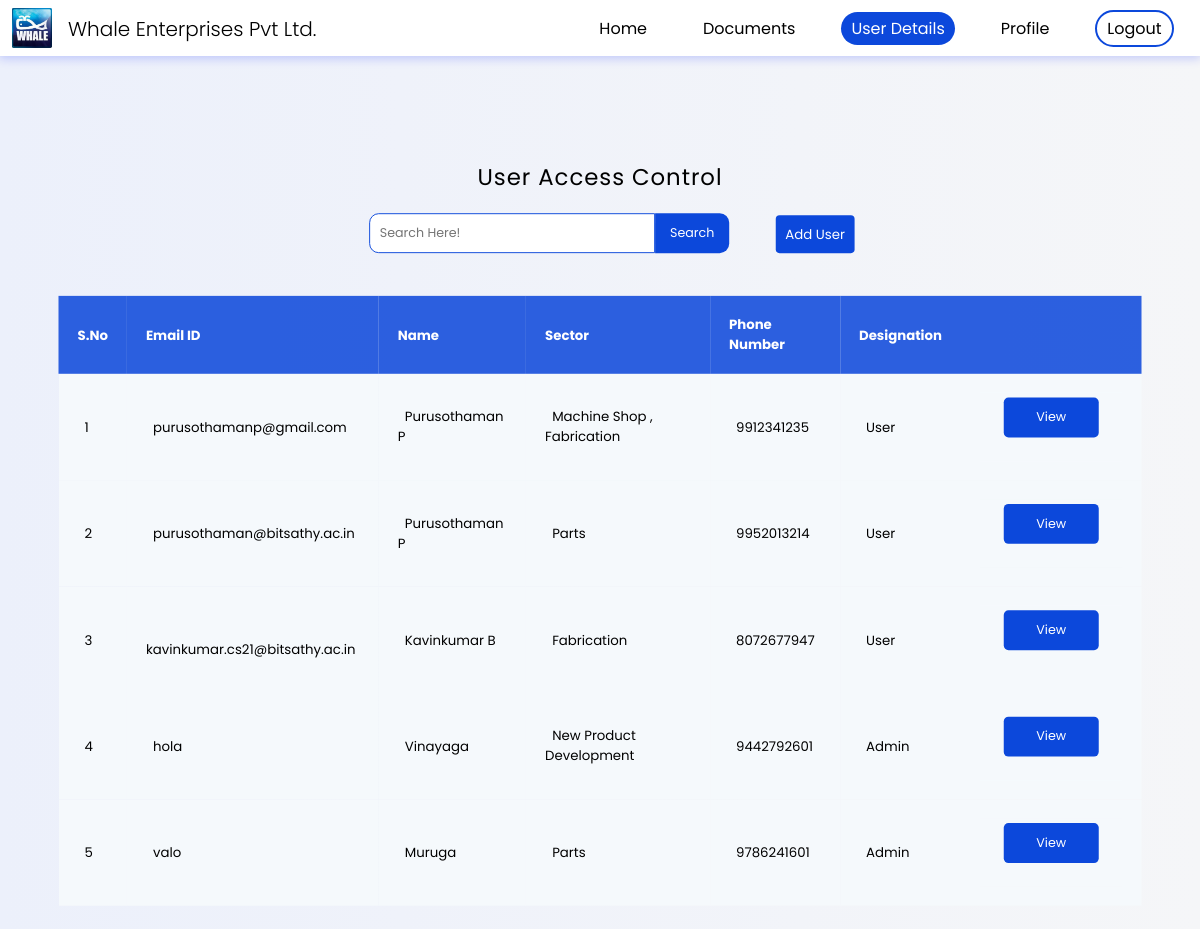
The page /useraccess.php (signed in) on the database as committed earlier.
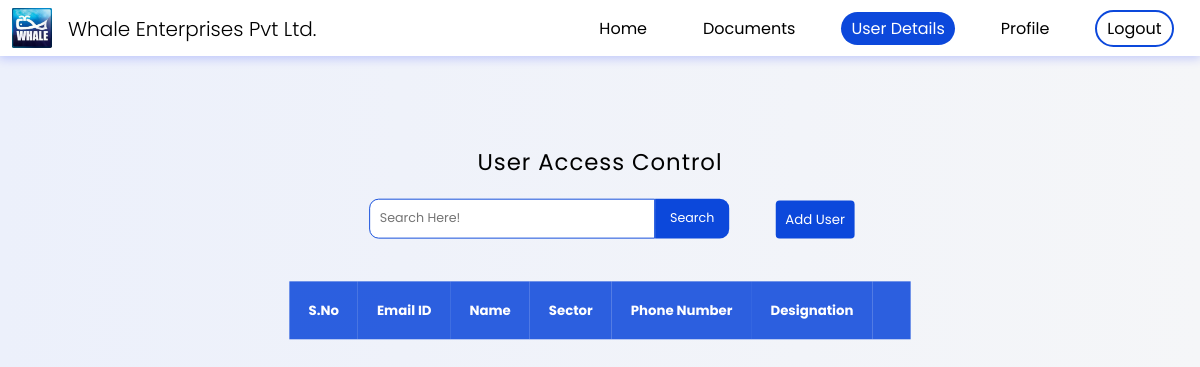
The same page on the database as committed later.
### tables this page shows
CREATE TABLE IF NOT EXISTS `users` (
  `id` int NOT NULL AUTO_INCREMENT,
  `username` varchar(100) NOT NULL,
  `password` varchar(255) NOT NULL,
  `created_at` datetime NOT NULL DEFAULT CURRENT_TIMESTAMP,
  `name` varchar(255) DEFAULT NULL,
  `phone_number` varchar(10) DEFAULT NULL,
  `designation` varchar(255) DEFAULT 'User',
  `code` varchar(10) DEFAULT '0',
  PRIMARY KEY (`id`),
  UNIQUE KEY `username` (`username`)
);

CREATE TABLE IF NOT EXISTS `sectors` (
  `id` int NOT NULL AUTO_INCREMENT,
  `username` varchar(100) DEFAULT NULL,
  `sector` varchar(100) DEFAULT NULL,
  PRIMARY KEY (`id`),
  UNIQUE KEY `id_UNIQUE` (`id`)
);

### useraccess.php (the view, shortened to what this page needs)
<?php
include 'config.php';
$username = $_SESSION["username"];
$sql = "SELECT * FROM users Where username IN ('$username')";
$result = mysqli_query($link, $sql);
$row = mysqli_fetch_assoc($result);
$admin = trim($row['designation']);
?>
<!DOCTYPE html>
<html lang="en">
<head>
    <link rel="stylesheet" href="./css/style.css">
    <link rel='stylesheet' href='https://cdnjs.cloudflare.com/ajax/libs/font-awesome/4.6.3/css/font-awesome.min.css'>
</head>
<body>
    <?php if (trim($admin) == 'SuperAdmin' or trim($admin) == 'Admin') { ?>
        <nav>
            <div class="logo">
                <img class="logo-c" src=".\assets\logo.png">
                <h1>Whale Enterprises Pvt Ltd.</h1>
            </div>
            <ul class="nav-links">
                <li><a href="index.php">Home</a></li>
                <li><a href="view-only.php">Documents</a></li>
                <li><a href="#" style="color:#fff" class="active">User Details</a></li>
                <li><a href="profile.php">Profile</a></li>
                <li><a href="logout.php" class="join-button">Logout</a></li>
            </ul>
        </nav>
        <section class="userlist">
            <h1>User Access Control</h1>
            <div class="search-box mobile-view">
                <form class="search-box" action="" method="post">
                    <input class="search-bar" type="text" name="filter-value" placeholder="Search Here!" />
                    <button name="filter" class="search_details">Search</button>
                </form>
                <center style="margin-top: 1.7vh;">
                    <a class="add_user_button" href="register.php">Add User</a>
                </center>
            </div>
            <section class="container">
                <table>
                    <thead class="visible@l">
                        <tr>
                            <th>S.No</th>
                            <th>Email ID</th>
                            <th>Name</th>
                            <th>Sector</th>
                            <th>Phone Number</th>
                            <th>Designation</th>
                            <th> </th>
                        </tr>
                    </thead>
                    <tbody>
                                <?php
                        if (isset($_POST['filter']) == false) {
                            if (trim($admin) == 'SuperAdmin') {
                                $sql = "SELECT * FROM users WHERE username != '$username'  and designation != 'SuperAdmin' ORDER BY id DESC";
                            } else {
                                $sql = "SELECT * FROM users WHERE username != '$username'  and designation != 'SuperAdmin' and designation != 'Admin' ORDER BY id DESC";
                            }
                            $result = mysqli_query($link, $sql);
                            if (mysqli_num_rows($result) > 0) {
                                $s_no = 1;
                                while ($row = mysqli_fetch_assoc($result)) {
                                    $search_username = $row['username'];
                                    $sector_sql = "SELECT * FROM `sectors` WHERE username = '$search_username'";
                                    $sector_result = mysqli_query($link, $sector_sql);
                                    $multi_sector = '';
                                    while ($sector_row = mysqli_fetch_assoc($sector_result)) {
                                        $multi_sector = $multi_sector . $sector_row['sector'] . ' , ';
                                    } ?>
                                    <tr id='display'>
                                        <td><strong class="hidden@l">S.no</strong>&nbsp;
                                            <?php echo $s_no;
                                            $s_no += 1; ?>
                                        </td>
                                        <td><strong class="hidden@l">Email ID</strong>&nbsp;
                                            <?php echo $row['username']; ?>
                                        </td>
                                        <td><strong class="hidden@l">Name</strong>&nbsp;
                                            <?php echo $row['name']; ?>
                                        </td>
                                        <td><strong class="hidden@l">Sector</strong>&nbsp;
                                            <?php echo rtrim($multi_sector, ", "); ?>
                                        </td>
                                        <td><strong class="hidden@l">Phone Number</strong>&nbsp;
                                            <?php echo $row['phone_number']; ?>
                                        </td>
                                        <td><strong class="hidden@l">Designation</strong>&nbsp;
                                            <?php echo $row['designation']; ?>
                                        </td>
                                        <td data-th="">
                                            <form action="update-details.php" method='POST' class="table-forms">
                                                <button type="submit" class="update_details button" data-modal="modalOne" name="update_details">View</button>
                                            </form>
                                        </td>
                                    </tr>
                        <?php }
                            }
                        } ?>
                    </tbody>
                </table>
            </section>
        </section>
    <?php } ?>
</body>
</html>

### css/style.css (style rules this page uses)
* { padding: 0; margin: 0; box-sizing: border-box; font-family: "Poppins", sans-serif; max-width: 100vw; }
body { scroll-behavior: smooth; }
nav { height: 3.5rem; width: 100vw; background-color: #ffffff; box-shadow: 0 1px 10px 1px #0022ff38; display: flex; position: fixed; z-index: 10; font-family: poppins; }
.logo { padding: 1vh 1vw; text-align: center; display: flex; flex-direction: row; min-width: 35vw; }
.logo img { height: 2.5rem; width: 2.5rem; margin-right: 1rem; }
.logo h1 { margin-top: 6px; font-size: 20px; font-weight: 300; color: #000; }
.nav-links { display: flex; list-style: none; width: 88vw; padding: 0 0.7vw; align-items: center; justify-content: flex-end; }
.nav-links li a { text-decoration: none; margin: 0 1.5vw; color: #000; }
.nav-links li { position: relative; }
.nav-links li a { padding: 5px 10px 5px 10px; }
.active { background-color: #0c48db; padding: 5px 10px 5px 10px; border-radius: 80px; color: #fff; }
.join-button { color: #131418; background-color: #fff; border: 2px solid #0c48db; border-radius: 2em; padding: 0.6rem 0.8rem; font-size: 1rem; cursor: pointer; }
form { padding: 5px 25px 25px 25px; }
input, textarea { width: 100%; padding: 10px; margin-bottom: 20px; border: 1px solid #0c48db; outline: none; color: #171717; }
.search_details { width: 100px; height: 42px; background-color: #0c48db; border: none; color: #fff; border-top-right-radius: 10px; border-bottom-right-radius: 10px; cursor: pointer; }
.add_user_button { font-size: 14px; background-color: #0c48db; text-decoration: none; color: #fff; padding: 10px; border-radius: 4px; margin-left: 2vw; }
.userlist h1 { color: #000; text-align: center; margin-bottom: 2vh; font-weight: 400; letter-spacing: 1px; font-family: 'Poppins'; }
.search-box { display: flex; flex-direction: row; justify-content: center; margin-bottom: 0; }
.search-bar { min-width: 100px; min-height: 42px; padding-top: 0; padding-bottom: 0; border-top-left-radius: 10px; border-bottom-left-radius: 10px; }
a { text-decoration: none; }
@media only screen and (min-width: 975px) { .userlist { padding-top: 18vh; } }
:root { --white: #fff; --black: #333; --darkblue: #0c48dbdb; --lightblue: #edf2f4; --table-border: #dde7ea; }
.container { max-width: 1200px; padding: 0 15px; margin: 0 auto; min-width: fit-content; }
table { margin: auto; text-align: left; border-collapse: collapse; border: 1px solid var(--table-border); font-size: 14px; }
table th { color: var(--white); background: var(--darkblue); padding: 20px; }
@media (min-width: 1000px) { .container { padding: 0 30px; } }
@media (min-width: 1000px) { table { border: none; } }
@media (min-width: 1000px) { table th, table td { width: fit-content; max-width: 95vw; } }
.table-forms { background-color: #f5f9fc; }
.update_details { width: 100px; height: 42px; border-radius: 5px; background-color: #0c48db; border: none; color: #fff; cursor: pointer; transition: .2s; cursor: pointer; }
table td { width: 100%; padding: 10px; }
table td:first-child { position: relative; padding-right: 60px; }
table td:nth-child(2) { position: relative; }
table tbody tr { display: flex; flex-wrap: wrap; position: relative; counter-increment: counter; }
table tbody tr { background: #f5f9fc; }
@media (min-width: 700px) { table td { padding: 20px; } }
@media (min-width: 1000px) { table td:first-child { padding-right: 0; } }
@media (min-width: 1000px) { table tbody tr { display: table-row; } }
@media (min-width: 1000px) { table tbody tr::before { display: none; } }

### useraccess.php (style rules this page uses)
body { background: linear-gradient(to right, #ecf0fb, #f5f6f8); }
.userlist { transform: scale(.95); }
.add_user_button { font-size: 14px; background-color: #0c48db; text-decoration: none; color: #fff; padding: 10px; border-radius: 4px; margin-left: 2vw; }

Rows that differ between the two databases and show on the page:
removed users: username "purusothamanp@gmail.com", name "Purusothaman P", multi_sector "Machine Shop , Fabrication", phone_number "9912341235", designation "User"
removed users: username "purusothaman@bitsathy.ac.in", name "Purusothaman P", sectors.sector "Parts", phone_number "9952013214", designation "User"
removed users: username "kavinkumar.cs21@bitsathy.ac.in", name "Kavinkumar B", sectors.sector "Fabrication", phone_number "8072677947", designation "User"
removed users: username "hola", name "Vinayaga", sectors.sector "New Product Development", phone_number "9442792601", designation "Admin"
removed users: username "valo", name "Muruga", sectors.sector "Parts", phone_number "9786241601", designation "Admin"
